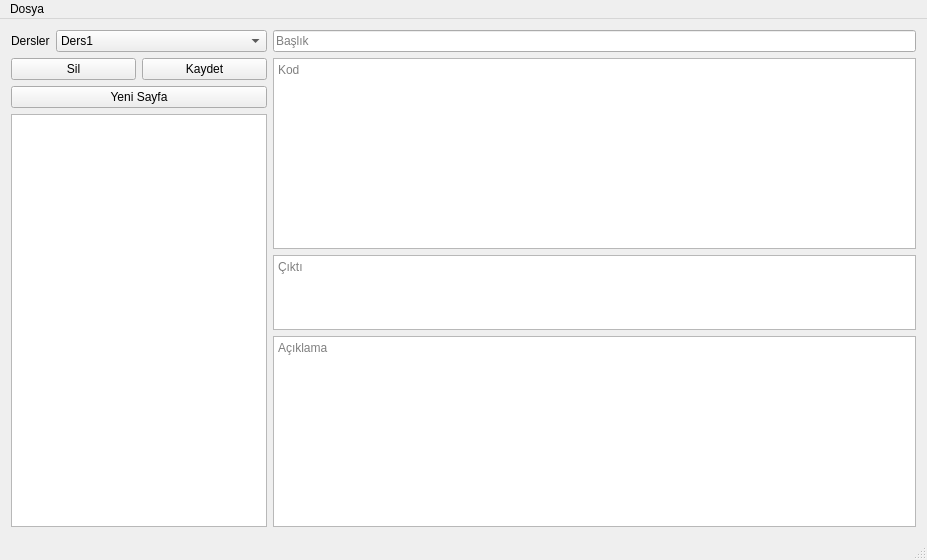
<?xml version="1.0" encoding="UTF-8"?>
<ui version="4.0">
 <class>MainWindow</class>
 <widget class="QMainWindow" name="MainWindow">
  <property name="geometry">
   <rect>
    <x>0</x>
    <y>0</y>
    <width>927</width>
    <height>560</height>
   </rect>
  </property>
  <property name="windowTitle">
   <string>Ders Takip</string>
  </property>
  <property name="windowIcon">
   <iconset resource="img.qrc">
    <normaloff>:/img/lesson.png</normaloff>:/img/lesson.png</iconset>
  </property>
  <widget class="QWidget" name="centralWidget">
   <property name="enabled">
    <bool>true</bool>
   </property>
   <property name="sizePolicy">
    <sizepolicy hsizetype="Preferred" vsizetype="Preferred">
     <horstretch>0</horstretch>
     <verstretch>0</verstretch>
    </sizepolicy>
   </property>
   <layout class="QFormLayout" name="formLayout">
    <item row="0" column="0">
     <layout class="QVBoxLayout" name="verticalLayout">
      <item>
       <layout class="QFormLayout" name="formLayout_2">
        <item row="0" column="0">
         <widget class="QLabel" name="label">
          <property name="maximumSize">
           <size>
            <width>16777215</width>
            <height>16777215</height>
           </size>
          </property>
          <property name="text">
           <string>Dersler</string>
          </property>
         </widget>
        </item>
        <item row="0" column="1">
         <widget class="QComboBox" name="derslerCombo">
          <property name="minimumSize">
           <size>
            <width>76</width>
            <height>0</height>
           </size>
          </property>
          <item>
           <property name="text">
            <string>Ders1</string>
           </property>
          </item>
          <item>
           <property name="text">
            <string>Ders2</string>
           </property>
          </item>
         </widget>
        </item>
       </layout>
      </item>
      <item>
       <layout class="QHBoxLayout" name="horizontalLayout_2">
        <item>
         <widget class="QPushButton" name="silButton">
          <property name="text">
           <string>Sil</string>
          </property>
         </widget>
        </item>
        <item>
         <widget class="QPushButton" name="kaydetButton">
          <property name="text">
           <string>Kaydet</string>
          </property>
         </widget>
        </item>
       </layout>
      </item>
      <item>
       <widget class="QPushButton" name="pushButton">
        <property name="text">
         <string>Yeni Sayfa</string>
        </property>
       </widget>
      </item>
      <item>
       <widget class="QTableView" name="tableView">
        <property name="showGrid">
         <bool>false</bool>
        </property>
       </widget>
      </item>
     </layout>
    </item>
    <item row="0" column="1">
     <layout class="QVBoxLayout" name="verticalLayout_2">
      <item>
       <widget class="QLineEdit" name="baslik">
        <property name="placeholderText">
         <string>Başlık</string>
        </property>
       </widget>
      </item>
      <item>
       <widget class="QPlainTextEdit" name="kod">
        <property name="placeholderText">
         <string>Kod</string>
        </property>
       </widget>
      </item>
      <item>
       <widget class="QPlainTextEdit" name="cikti">
        <property name="maximumSize">
         <size>
          <width>16777215</width>
          <height>75</height>
         </size>
        </property>
        <property name="sizeIncrement">
         <size>
          <width>0</width>
          <height>0</height>
         </size>
        </property>
        <property name="placeholderText">
         <string>Çıktı</string>
        </property>
       </widget>
      </item>
      <item>
       <widget class="QPlainTextEdit" name="aciklama">
        <property name="placeholderText">
         <string>Açıklama</string>
        </property>
       </widget>
      </item>
     </layout>
    </item>
   </layout>
  </widget>
  <widget class="QMenuBar" name="menuBar">
   <property name="geometry">
    <rect>
     <x>0</x>
     <y>0</y>
     <width>927</width>
     <height>19</height>
    </rect>
   </property>
   <widget class="QMenu" name="menuDosya">
    <property name="title">
     <string>Dosya</string>
    </property>
    <addaction name="actionDers_Ekle"/>
    <addaction name="actionDersi_Sil"/>
    <addaction name="actionPDF_ye_D_n_t_r"/>
   </widget>
   <addaction name="menuDosya"/>
  </widget>
  <widget class="QStatusBar" name="statusBar"/>
  <action name="actionDers_Ekle">
   <property name="text">
    <string>Ders Ekle</string>
   </property>
  </action>
  <action name="actionDersi_Sil">
   <property name="text">
    <string>Dersi Sil</string>
   </property>
  </action>
  <action name="actionKapat">
   <property name="text">
    <string>Kapat</string>
   </property>
  </action>
  <action name="actionSayfa_Ekle">
   <property name="text">
    <string>Sayfa Ekle</string>
   </property>
  </action>
  <action name="actionPDF_ye_D_n_t_r">
   <property name="text">
    <string>Html Yap</string>
   </property>
  </action>
 </widget>
 <layoutdefault spacing="6" margin="11"/>
 <resources>
  <include location="img.qrc"/>
 </resources>
 <connections/>
</ui>
